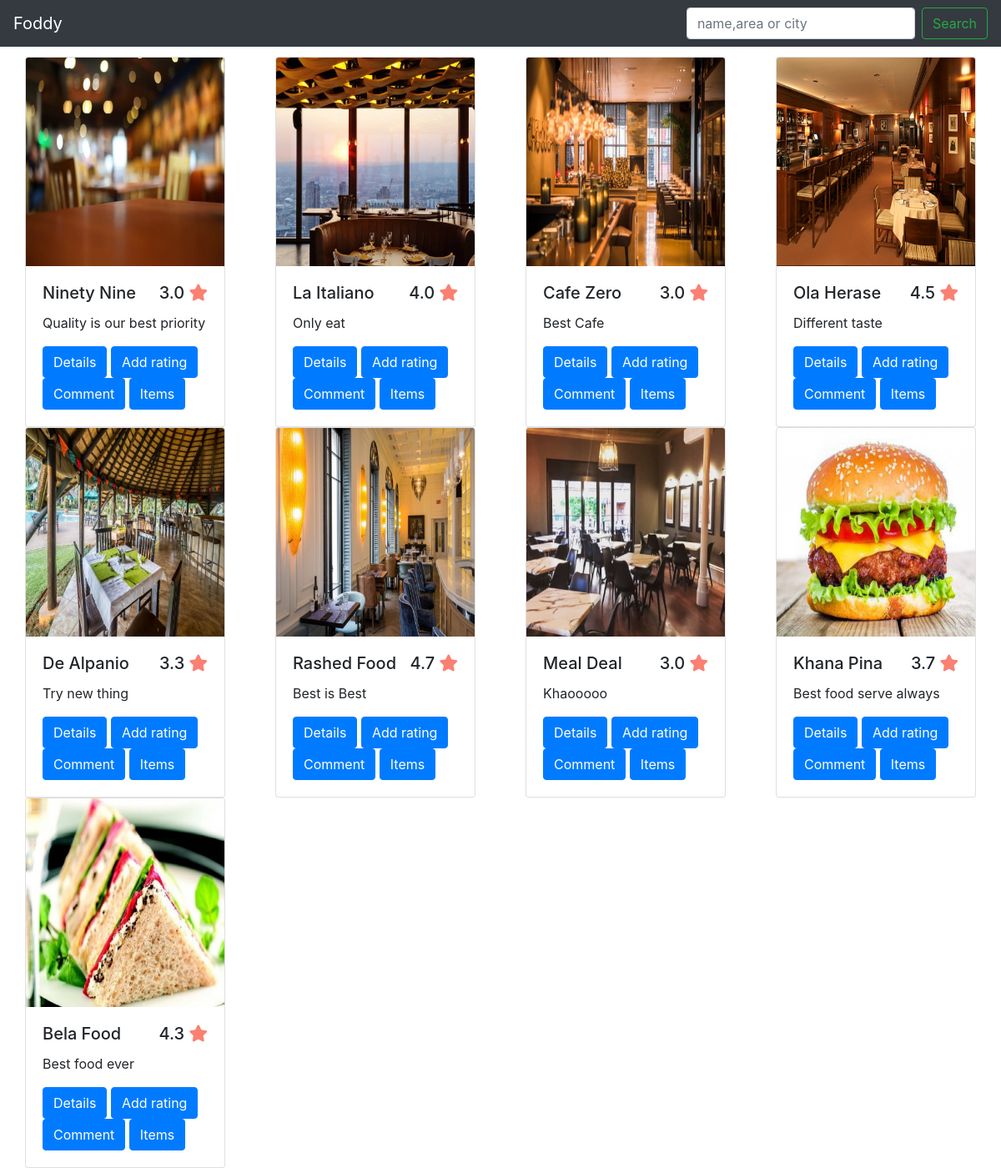
The page /index.php/restaurant/unauth_restaurant_search on the database its author committed.
### tables this page shows
CREATE TABLE `addrestaurant` (
  `id` int(11) NOT NULL,
  `username` varchar(30) NOT NULL,
  `resname` varchar(30) NOT NULL,
  `resadd` varchar(30) NOT NULL,
  `rescity` varchar(30) NOT NULL,
  `restag` varchar(30) DEFAULT NULL,
  `items` varchar(500) NOT NULL
);

CREATE TABLE `restaurantimage` (
  `id` int(11) NOT NULL,
  `username` varchar(30) NOT NULL,
  `name` varchar(100) NOT NULL
);

### application/controllers/Restaurant.php (called while the page is built, shortened)
<?php
class Restaurant extends CI_Controller {
    public function unauth_restaurant_search(){
        $this->load->model('RestaurantDB');
        $restaurents=$this->RestaurantDB->search_restaurant();
        $data['udata'] = $restaurents;
        $this->load->view('unauthsearch', $data);
    }
}

### index.php (called while the page is built, shortened)
<?php
require_once BASEPATH.'core/CodeIgniter.php';

### application/models/RestaurantDB.php (called while the page is built, shortened)
<?php
class RestaurantDB extends CI_Model {
  public function search_restaurant(){
    $search = $this->input->post('search');
    return $this->db->select('r.*, p.name')
                    ->from('addrestaurant r')
                    ->join('restaurantimage p', 'p.username=r.username')
                    ->like('r.resname',$search)
                    ->or_like('r.rescity',$search)
                    ->or_like('r.resadd',$search)
                    ->get();
  }
}

### application/views/unauthsearch.php (the view, shortened to what this page needs)
<!DOCTYPE html>
<html lang="en">
<head>
  <link rel="stylesheet" href="https://maxcdn.bootstrapcdn.com/bootstrap/4.3.1/css/bootstrap.min.css">
  <link rel='stylesheet' href='https://use.fontawesome.com/releases/v5.7.0/css/all.css'>
</head>
<body>
   <nav class="navbar navbar-expand-lg navbar-dark  bg-dark">
  <a class="navbar-brand" href="<?php echo base_url('Restaurant/show_restaurant2'); ?>">Foddy</a>
  <div class="collapse navbar-collapse" id="navbarTogglerDemo02">
    <form class="form-inline my-2 my-lg-0" method="post" action="<?php echo base_url('Restaurant/restaurant_search'); ?>">
      <input class="form-control mr-sm-2" type="search" placeholder="name,area or city" name="search">
      <button class="btn btn-outline-success my-2 my-sm-0" type="submit">Search</button>
    </form>
  </div>
</nav>
<div class="container-fluid" style="margin-top: 1%;">
  <div class="card-deck" id="cad">
    <?php
     foreach ($udata->result() as $row) {
      $conn = mysqli_connect("localhost","root","","restaurant")
       or die("Could Not Connect With Database");
        $tql = "select s.id, cast(AVG(rating )as decimal(10,1)) FROM addrating,addrestaurant s  WHERE s.id=resid AND s.id='$row->id' " ;
   $tim = mysqli_query($conn,$tql);
            while ($tes = mysqli_fetch_array($tim)) {
       ?>
         <div class="col-md-3">
       <div class="card" style="">
      <img class="card-img-top" style="height: 250px;" src="<?php echo base_url();?>upload/<?php echo $row->name;?>">
      <div class="card-body">
      <h5 class="card-title"><?php echo $row->resname; ?><span style="float: right;"><?php echo $tes['cast(AVG(rating )as decimal(10,1))']; ?> <i style="color: salmon;" class='fas fa-star'></i></span></h5>
      <p class="card-text"><?php echo $row->restag; ?></p>
<button type="button" class="btn1 btn btn-primary" data-toggle="modal" data-target="#exampleModalCenter<?php echo $row->id; ?>">
  Details
</button>
<button type="button" class="btn2 btn btn-primary" data-toggle="modal" data-target="#exampleModalCenter1<?php echo $row->id; ?>">
  Add rating
</button>
<a href="<?php echo base_url('Welcome/login'); ?>"  class="btn3 btn btn-primary">Comment
</a>
<button type="button" class="btn1 btn btn-primary" data-toggle="modal" data-target="#exampleModalCenter5<?php echo $row->id; ?>">
  Items
</button>
  </div>
  </div>
  </div>
       <?php
}
}
  ?>
</div>
</div>
</body>
</html>

### rows shown on the page
addrestaurant: restaurantimage.name (picture), resname "Ninety Nine", cast "3.0", restag "Quality is our best priority"
addrestaurant: restaurantimage.name (picture), resname "La Italiano", cast "4.0", restag "Only eat"
addrestaurant: restaurantimage.name (picture), resname "Cafe Zero", cast "3.0", restag "Best Cafe"
addrestaurant: restaurantimage.name (picture), resname "Ola Herase", cast "4.5", restag "Different taste"
addrestaurant: restaurantimage.name (picture), resname "De Alpanio", cast "3.3", restag "Try new thing"
addrestaurant: restaurantimage.name (picture), resname "Rashed Food", cast "4.7", restag "Best is Best"
addrestaurant: restaurantimage.name (picture), resname "Meal Deal", cast "3.0", restag "Khaooooo"
addrestaurant: restaurantimage.name (picture), resname "Khana Pina", cast "3.7", restag "Best food serve always"
addrestaurant: restaurantimage.name (picture), resname "Bela Food", cast "4.3", restag "Best food ever"
